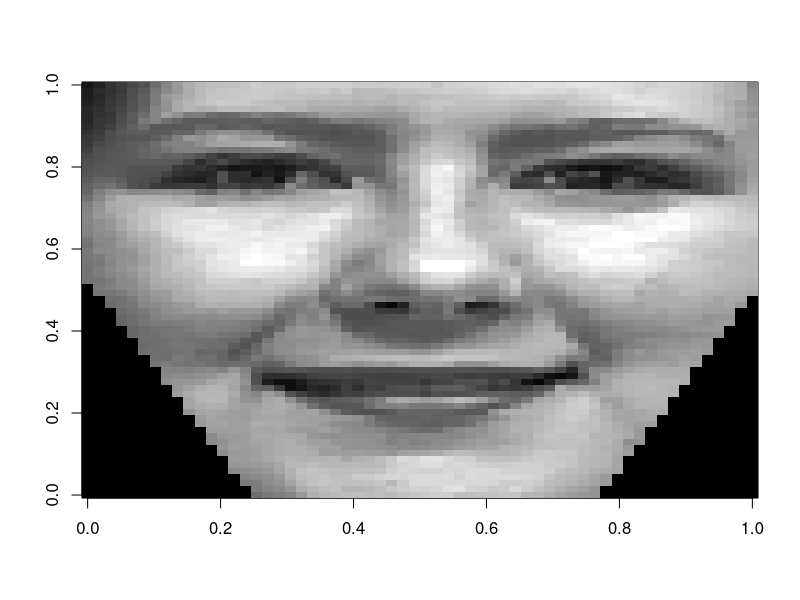

The R script that drew this image: (Note: this script raises an error after producing the figure.)
###### Classifieurs sur les expressions du visage ######  
library(caret)

#### Obtention des données 
data_expressions <- read.csv("data/expressions_train.txt",sep = " ")

X_expressions <- data_expressions[,1:4200]
y_expressions <-data_expressions$y

table(y_expressions)

I<-matrix(as.matrix(X_expressions[14,]),60,70)
I1 <- apply(I, 1, rev)
image(t(I1),col=gray(0:255 / 255))
#image(matrix(unlist(I1),ncol=70, byrow =TRUE ),col=gray(0:255 / 255))

#### Separation train-test

n=nrow(data_expressions)
ntrain=ceiling(n*2/3)
ntst=n-ntrain
train<-sample(1:n,ntrain)
data_expressions.test<-data_expressions[-train,]
data_expressions.train<-data_expressions[train,]


############################### Models ############################### 


#################### SVM #################### 
#data_expressions$y <- as.factor(as.integer(data_expressions))

n_folds <- 10
folds_i <- sample(rep(1:n_folds, length.out = ntrain)) # !!! le ntrain doit correspondre à la taille du dataset que l'on utilisera dans la boucle de cross validation 
table(folds_i) # Pas le même nombre d'éléments 
CV<-rep(0,10)
for (k in 1:n_folds) {# we loop on the number of folds, to build k models
  test_i <- which(folds_i == k)
  # les datasets entre le fit et le predict doivent être les mêmes car c'est le même dataset que l'on divise en k-fold 
  # on peut utiliser le data set complet ou seulement le train et avoir une idée finale de la performance sur le test
  train_xy <- data_expressions[-test_i, ]
  test_xy <- data_expressions[test_i, ]
  print(k)
  model_svmLinear <- train(train_xy[,1:4200],train_xy$y,method='mlp',trControl= trainControl(
    method = "cv",
    number =2,
    verboseIter = TRUE))
  predictions_svmLinear<-predict.train(object=model_svmLinear,test_xy[,1:4200])
  cf<-confusionMatrix(predictions_svmLinear,test_xy$y) 
  CV[k]<- cf$overall["Accuracy"]
}
CVerror= sum(CV)/length(CV)
CV
CVerror

test_xy$y
predictions_svmLinear
I<-matrix(as.matrix(test_xy[4,1:4200]),60,70)
I1 <- apply(I, 1, rev)
image(t(I1),col=gray(0:255 / 255))
